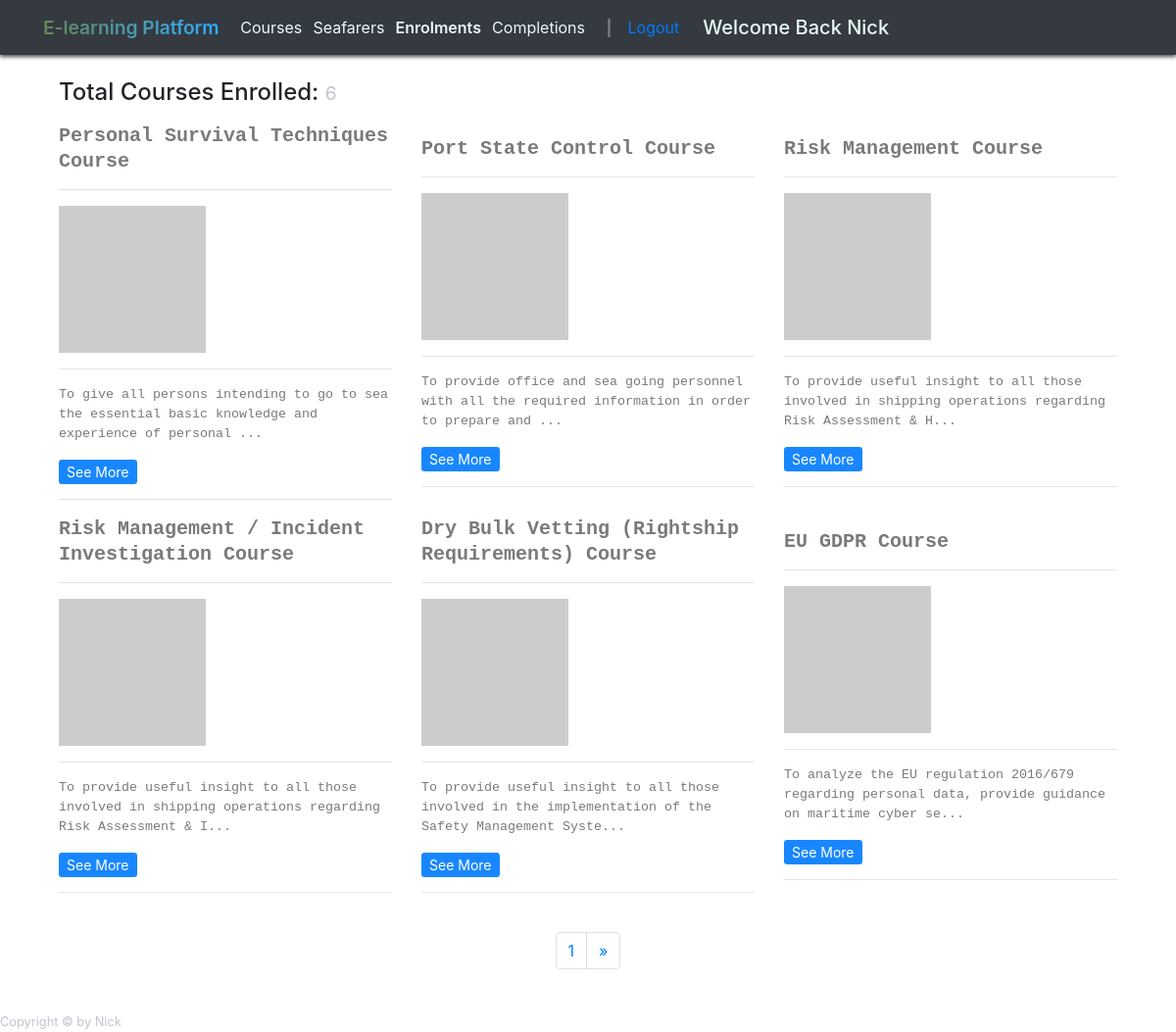
/enrolments.php (signed in), run on the app's committed database.
### tables this page shows
CREATE TABLE `courses` (
  `id` int(11) NOT NULL,
  `title` varchar(64) NOT NULL,
  `description` text NOT NULL
);

### functions.php (called while the page is built, shortened)
<?php
function isLoggedIn(){
    if(isset($_SESSION['username'])){
        return true;
    }
    return false;
}
?>

### enrolments.php (the view, shortened to what this page needs)
<?php  include "db.php"; ?>
<?php  include "header.php"; ?>
<?php  include "functions.php"; ?>
<body>
<?php include "navigation.php";?>
<?php if(isLoggedIn()){ ?>
    <div class="container" style="margin-top:5rem ;">
            <div class="col-md-12">
                <div class="row">
                    <?php
                    $per_page = 9;
                    if(isset($_GET['page'])){
                        $page = $_GET['page'];
                    }else{
                        $page = "";
                    }
                    if($page == "" || $page == 1){
                        $page_1 = 0;
                    }else{
                        $page_1 = ($page * $per_page) - $per_page;
                    }
                    $user_id = $_SESSION['user_id'];
                    $post_query_count = "SELECT * FROM enrolments WHERE user_id = '$user_id'";
                    $find_count = mysqli_query($connection,$post_query_count);
                    $count = mysqli_num_rows($find_count);
                    $total_count = mysqli_num_rows($find_count);
                    if($count < 1){
                        echo "<h3 class='col-12 text-center my-4 py-4 h3_title'>You haven&#39t Enrolled in any Course </h3>";
                    }else{
                        $count = ceil($count/$per_page);
                        $query = "SELECT course_id FROM enrolments WHERE user_id = '$user_id'";
                        $select_all_course_id = mysqli_query($connection, $query);
                        while($row = mysqli_fetch_assoc($select_all_course_id)) {
                            $course_ids[] = $row['course_id'];
                        }
                        $in = '(' . implode(',', $course_ids) .')';
                        $query = "SELECT * FROM courses WHERE id IN $in LIMIT $page_1, $per_page";
                        $select_all_posts_query = mysqli_query($connection, $query);
                        ?>
                        <h4 class="col-12 pb-2">Total Courses Enrolled: <small> <?php echo $total_count;?></small></h4>
                        <div class="d-flex flex-row flex-wrap ">
                            <?php
                            $counter = 0;
                            while($row = mysqli_fetch_assoc($select_all_posts_query)) {
                                $post_id = $row['id'];
                                $post_title = $row['title'];
                                $post_content = substr($row['description'],0,100);
                                $post_content .= "...";
                                $counter = $counter+1;
                                ?>
                                <div class="col-md-6 col-lg-4 align-self-center">
                                    <h5 class="h5_title">
                                        <a href="post.php?p_id=<?php echo $post_id;?>"><?php echo $post_title;?></a>
                                    </h5>
                                    <hr>
                                    <a href="post.php?p_id=<?php echo $post_id;?>">
                                    <img class="img-responsive" style=width:150px; src="https://picsum.photos/150/150?random=<?php echo $counter;?>" alt="">
                                    </a>
                                    <hr>
                                    <p class="discreption_text"><?php echo $post_content;?></p>
                                    <a class="btn-sm btn-primary" style="opacity:0.9 ;" href="post.php?p_id=<?php echo $post_id;?>">See More <span class="glyphicon glyphicon-chevron-right"></span></a>
                                    <hr>
                                </div>
                        <?php }
                    }?> </div>
                </div>
            </div>
    </div>
    <div class="d-flex col-12 align-items-center justify-content-center">
        <nav class="m-4 " aria-label="Page navigation">
            <ul class="pagination">
                    <?php
                    for($i=1;$i<=$count;$i++){
                        if($i == $page){
                            echo "<li class='page-item'><a class='active_link page-link' href='enrolments.php?page=$i'>$i</a></li>";
                        }else{
                            echo "<li class='page-item'><a class='page-link' href='enrolments.php?page=$i'>$i</a></li>";
                        }
                    }
                    if((int)$page !== (int)$count){
                    ?>
                <li class="page-item">
                    <a class="page-link" href="enrolments.php?page=<?php echo (int)$page+1; ?>" aria-label="Next">
                        <span aria-hidden="true">&raquo;</span>
                    </a>
                </li>
                <?php } ?>
            </ul>
        </nav>
    </div>
<?php
    }
?>
<?php include "footer.php"; ?>

### css/custom.css (style rules this page uses)
small { color:#c0c4cc }
p { font-family: "Dank Mono", ui-monospace, monospace; -webkit-text-fill-color: #e8faf9; }
.h5_title a { font-weight: 600; font-size: 1em; color: #797a7c; font-family: 'Courier New', Courier, monospace; text-decoration: none; }
.discreption_text { font-size: smaller; -webkit-text-fill-color: #797a7c; }
html { block-size: 100%; inline-size: 100%; }

### data on the page
courses: title "Personal Survival Techniques Course", description "To give all persons intending to go to sea the essential basic knowledge and experience of personal ..."
courses: title "Port State Control Course", description "To provide office and sea going personnel with all the required information in order to prepare and ..."
courses: title "Risk Management Course", description "To provide useful insight to all those involved in shipping operations regarding Risk Assessment & H..."
courses: title "Risk Management / Incident Investigation Course", description "To provide useful insight to all those involved in shipping operations regarding Risk Assessment & I..."
courses: title "Dry Bulk Vetting (Rightship Requirements) Course", description "To provide useful insight to all those involved in the implementation of the Safety Management Syste..."
courses: title "EU GDPR Course", description "To analyze the EU regulation 2016/679 regarding personal data, provide guidance on maritime cyber se..."

### other printed values
$_SESSION['username'] "Nick"
$total_count "6"
